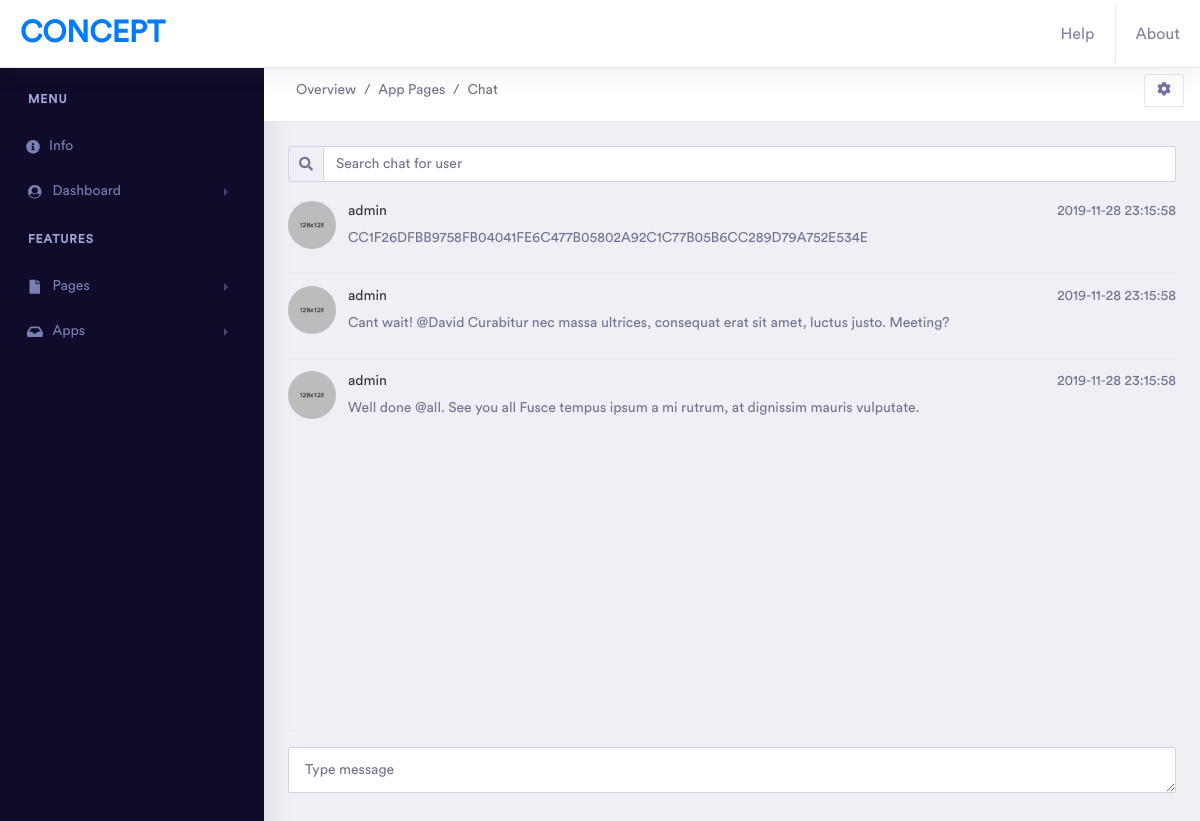
Page /pages/message-chat.php on the committed database.
### tables this page shows
create table chat(
    cod int not null primary key auto_increment,
    nick varchar(50) not null,
    message varchar(400) not null,
    data timestamp not null
);

### handler-sql.php (called while the page is built, shortened)
<?php
class HandlerSQL {
    public static function conMySQL() {
        return new mysqli("localhost", "vul",
            "pass", "vul");
    }
    public static function List_Messages($nick) {
        $query = "select * from chat where nick='$nick' limit 3";
        $con = self::conMySQL();
        $response = array();
        if ($result = $con->query($query)) {
            while ($row = $result->fetch_assoc()) {
                $temp_arr = array();
                foreach ($row as $key => $value ) {
                    $temp_arr[$key] = $value;
                }
                array_push($response, $temp_arr);
            }
        }
        return $response;
    }
}

### pages/message-chat.php (the view, shortened to what this page needs)
<?php
require_once('../handler-sql.php');
?>
<!doctype html>
<html lang="en">
<head>
    <link rel="stylesheet" href="../assets/vendor/bootstrap/css/bootstrap.min.css">
    <link href="../assets/vendor/fonts/circular-std/style.css" rel="stylesheet">
    <link rel="stylesheet" href="../assets/libs/css/style.css">
    <link rel="stylesheet" href="../assets/vendor/fonts/fontawesome/css/fontawesome-all.css">
</head>
<body class="chat-body">
    <div class="dashboard-main-wrapper">
        <div class="dashboard-header">
            <nav class="navbar navbar-expand-lg bg-white fixed-top">
                <a class="navbar-brand" href="./">Concept</a>
                <div class="collapse navbar-collapse" id="navbarSupportedContent">
                    <ul class="navbar-nav ml-auto navbar-right-top">
                        <li class="nav-item nav-user">
                            <a class="nav-link" href="#">Help</a>
                        </li>
                        <li class="nav-item nav-user">
                            <a class="nav-link" href="#">About</a>
                        </li>
                    </ul>
                </div>
            </nav>
        </div>
        <div class="nav-left-sidebar sidebar-dark">
            <?php require_once('../nav-left-sidebar.php'); ?>
        </div>
        <div class="dashboard-wrapper">
            <div class="main-container">
                <div class="navbar bg-white breadcrumb-bar border-bottom">
                    <nav aria-label="breadcrumb">
                        <ol class="breadcrumb">
                            <li class="breadcrumb-item"><a href="index.html">Overview</a>
                            </li>
                            <li class="breadcrumb-item"><a href="pages-app.html">App Pages</a>
                            </li>
                            <li class="breadcrumb-item active" aria-current="page">Chat</li>
                        </ol>
                    </nav>
                    <div class="dropdown">
                        <button class="btn btn-outline-light btn-sm" data-toggle="dropdown" aria-expanded="false">
                            <i class="fas fa-cog"></i>
                        </button>
                    </div>
                </div>
                <div class="content-container">
                    <div class="chat-module">
                        <div class="chat-module-top">
                            <form action="./message-chat.php" method="GET">
                                <div class="input-group input-group-round">
                                    <div class="input-group-prepend">
                                        <span class="input-group-text">
                                            <i class="fas fa-search"></i>
                                        </span>
                                    </div>
                                    <input type="search" class="form-control filter-list-input" placeholder="Search chat for user" name="user" aria-label="Search Chat">
                                </div>
                            </form>
                            <div class="chat-module-body">
                                <?php
                                    if ( isset($_GET["user"]) )
                                        $result = HandlerSQL::List_Messages($_GET["user"]);
                                    else
                                        $result = HandlerSQL::List_Messages('admin');
                                ?>
                                <?php foreach($result as $value): ?>
                                <div class="media chat-item">
                                    <img alt="William" src="../assets/images/avatar-1.jpg" class="rounded-circle user-avatar-lg">
                                    <div class="media-body">
                                        <div class="chat-item-title">
                                            <span class="chat-item-author"><?php echo $value["nick"]; ?></span>
                                            <span><?php echo $value["data"]; ?></span>
                                        </div>
                                        <div class="chat-item-body">
                                            <p><?php echo $value["message"]; ?></p>
                                        </div>
                                    </div>
                                </div>
                                <?php endforeach; ?>
                            </div>
                        </div>
                        <div class="chat-module-bottom">
                            <form class="chat-form">
                                <textarea class="form-control" placeholder="Type message" rows="1"></textarea>
                            </form>
                        </div>
                    </div>
                </div>
            </div>
        </div>
    </div>
</body>
</html>

### nav-left-sidebar.php (shortened to what this page needs)
<?php
echo "
<div class='menu-list'>
    <nav class='navbar navbar-expand-lg navbar-light'>
        <div class='collapse navbar-collapse' id='navbarNav'>
            <ul class='navbar-nav flex-column'>
                <li class='nav-divider'>
                    Menu
                </li>
                <div class='nav-item'>
                    <a class='nav-link' href='/concept-master/'><i class=' fas fa-info-circle'></i>Info</a>
                </div>
                <li class='nav-item '>
                    <a class='nav-link' href='#' data-toggle='collapse' aria-expanded='false' data-target='#submenu-1' aria-controls='submenu-1'><i class='fa fa-fw fa-user-circle'></i>Dashboard <span class='badge badge-success'>6</span></a>
                </li>
                <li class='nav-divider'>
                    Features
                </li>
                <li class='nav-item'>
                    <a class='nav-link' href='#' data-toggle='collapse' aria-expanded='false' data-target='#submenu-6' aria-controls='submenu-6'><i class='fas fa-fw fa-file'></i> Pages </a>
                </li>
                <li class='nav-item'>
                    <a class='nav-link' href='#' data-toggle='collapse' aria-expanded='false' data-target='#submenu-7' aria-controls='submenu-7'><i class='fas fa-fw fa-inbox'></i>Apps <span class='badge badge-secondary'>New</span></a>
                </li>
            </ul>
        </div>
    </nav>
</div>
";
?>

### rows in the picture
chat: nick "admin", data "2019-11-28 23:15:58", message "CC1F26DFBB9758FB04041FE6C477B05802A92C1C77B05B6CC289D79A752E534E"
chat: nick "admin", data "2019-11-28 23:15:58", message "Cant wait! @David Curabitur nec massa ultrices, consequat erat sit amet, luctus justo. Meeting?"
chat: nick "admin", data "2019-11-28 23:15:58", message "Well done @all. See you all Fusce tempus ipsum a mi rutrum, at dignissim mauris vulputate."
